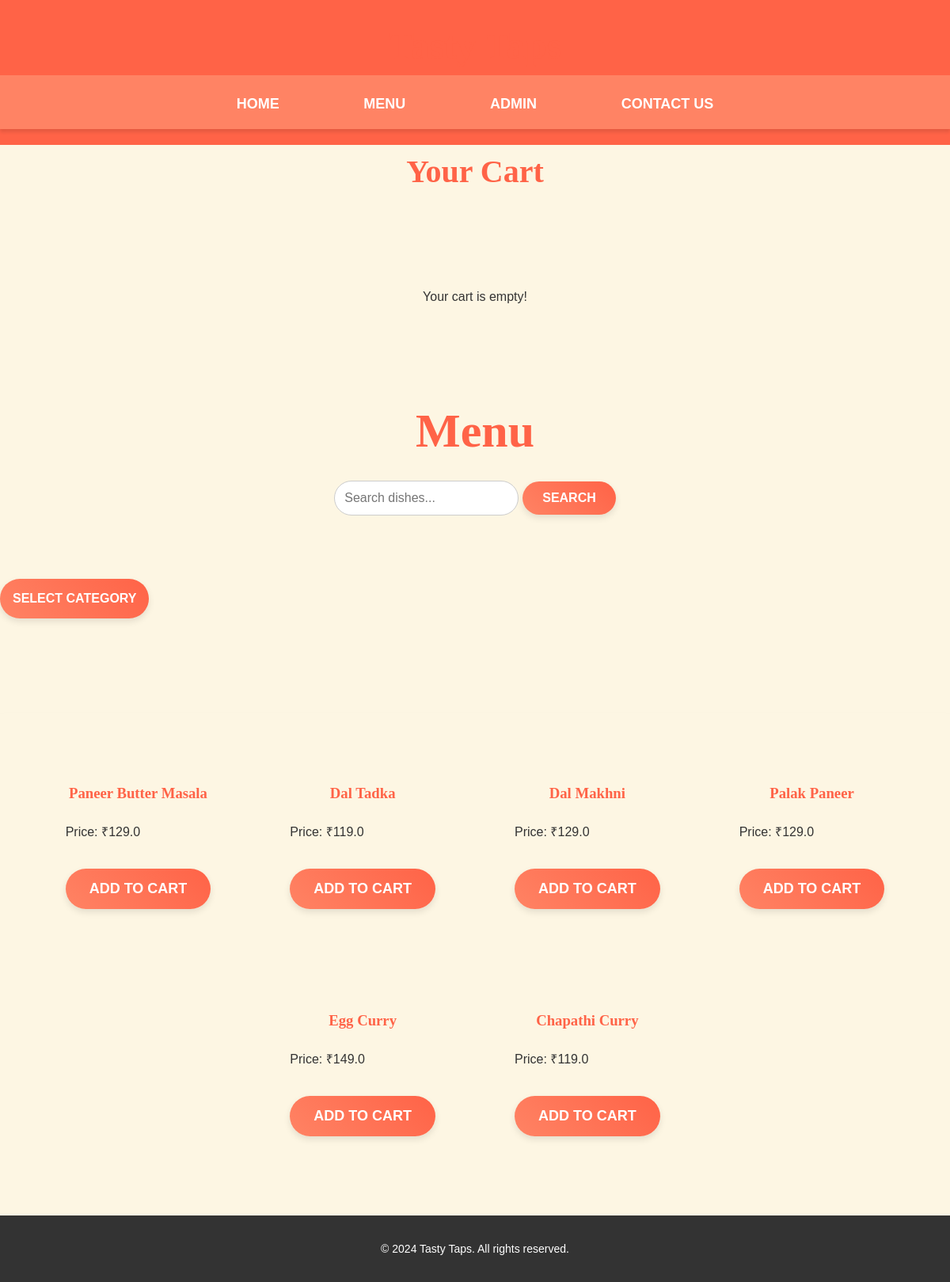
The app's page /menu/main_course with its own data.
### tables this page shows
CREATE TABLE dishes (
    id INTEGER PRIMARY KEY AUTOINCREMENT,
    name TEXT NOT NULL,
    price REAL NOT NULL
, image TEXT, categories TEXT);

### app.py (the view)
@app.route('/menu/main_course')
def main_course():
    dishes = get_dishes_by_category('Main Course')
    return render_template('menu.html', category='Main Course', dishes=dishes)

### app.py (called while the page is built)
def connect_db():
    conn = sqlite3.connect(DATABASE)
    conn.row_factory = sqlite3.Row  # Optional: Access rows as dictionaries
    return conn

def get_dishes_by_category(categories):
    try:
        conn = connect_db()
        cursor = conn.cursor()
        query = "SELECT * FROM dishes WHERE categories LIKE ?"
        cursor.execute(query, (f"%{categories}%",))
        dishes = cursor.fetchall()
    finally:
        conn.close()
    return dishes

@app.before_request
def initialize_cart():
    if 'cart' not in session:
        session['cart'] = {}

### templates/menu.html (shortened to what this page needs)
{% extends 'base.html' %}
{% block content %}
<h2 style="font-size: 40px;">Your Cart</h2>
<div class="cart">
    {% if cart %}
    <section>
        {% for dish_name, item in cart.items() %}
        <p>
            {{ item['name'] }} - ₹{{ item['price'] }} x {{ item['quantity'] }}
            <a href="/remove_from_cart/{{ dish_name }}">Remove</a>
        </p>
        {% endfor %}
    </section>
    <p>Total: ₹{{ total_price }}</p>
    <form method="POST" action="/place_order">
        <button type="submit">Place Order</button>
    </form>
    {% else %}
    <p>Your cart is empty!</p>
    {% endif %}
</div>
<h2 style="font-size: 60px;">Menu</h2>
<form method="GET" action="/menu" class="search-form">
    <input type="text" name="search" placeholder="Search dishes..." value="{{ search_query }}" class="search-input">
    <button type="submit" class="search-button">Search</button>
</form>
<div class="dropdown">
    <button class="dropbtn">Select Category</button>
</div>
<div class="menu">
    {% for dish in dishes %}
    <div class="dish">
        <h3>{{ dish[1] }}</h3>
        <p>Price: ₹{{ dish[2] }}</p>
        <form method="POST" action="/add_to_cart/{{ dish[0] }}">
            <button type="submit">Add to Cart</button>
        </form>
    </div>
    {% endfor %}
</div>
{% endblock %}

### static/style.css (style rules this page uses)
body, html { margin: 0; padding: 0; box-sizing: border-box; font-family: 'Arial', sans-serif; color: #333; background-color: #fdf6e3; }
h1, h2, h3, h4, h5, h6 { margin: 0; padding: 10px 0; font-family: 'Georgia', serif; color: #ff6347; text-align: center; }
button, .explore-menu-button { padding: 15px 30px; border: none; border-radius: 50px; background: linear-gradient(45deg, #ff8364, #ff6347); color: #fff; font-size: 18px; font-weight: bold; text-transform: uppercase; cursor: pointer; transition: all 0.3s ease; box-shadow: 0 4px 8px rgba(0, 0, 0, 0.1); display: inline-flex; justify-content: center; align-items: center; text-align: center; margin: 20px auto; }
.search-form { display: flex; justify-content: center; align-items: center; position: relative; top: 90%; left: 50%; margin-top:40px; margin-right: 100px; transform: translate(-50%, -50%); width: 20%; z-index: 20; }
.search-input { padding: 12px; justify-content: center; align-items: center; width: 350px; border: 1px solid #ccc; border-radius: 25px; margin-right: 5px; font-size: 16px; }
.search-button { padding: 12px 25px; background: linear-gradient(45deg, #ff8364, #ff6347); color: white; border: none; border-radius: 25px; font-size: 16px; cursor: pointer; transition: background-color 0.3s ease, transform 0.2s ease; }
.dropdown { position: relative; display: inline-block; margin-bottom: 100px; }
.dropbtn { background-color: #ff6347; color: white; padding: 16px; font-size: 16px; border: none; cursor: pointer; }
.menu { display: flex; flex-wrap: wrap; gap: 100px; justify-content: center; padding: 80px 0; box-shadow: 0 4px 6px rgba(0, 0, 0, 0.1); }
.cart { padding: 100px 0; text-align: center; }

### records on screen
dishes: name "Paneer Butter Masala", price "129.0"
dishes: name "Dal Tadka", price "119.0"
dishes: name "Dal Makhni", price "129.0"
dishes: name "Palak Paneer", price "129.0"
dishes: name "Egg Curry", price "149.0"
dishes: name "Chapathi Curry", price "119.0"
